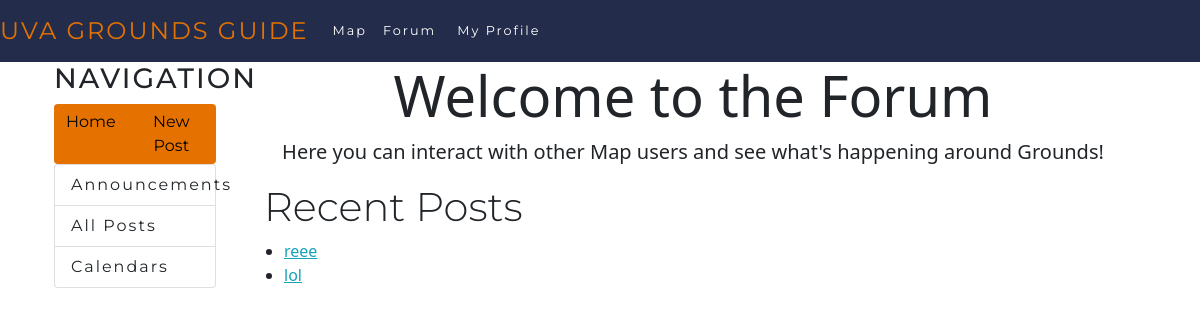
Before: /forum/ (signed in) with the older database file.
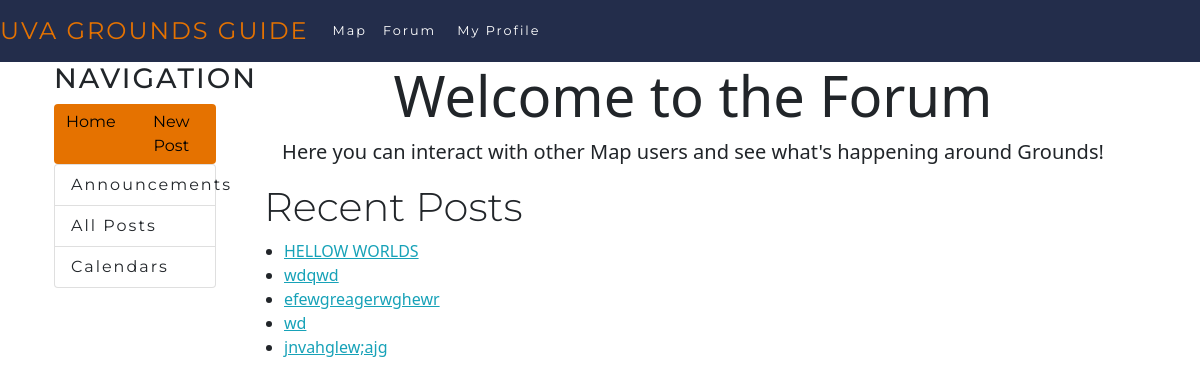
After: the same page with the newer database file.
### forum/models.py (models this page shows, shortened)
class Post(models.Model):
    title = models.CharField(max_length=200)
    detail = models.TextField()
    pub_date = models.DateTimeField(auto_now_add=True)

### forum/views.py (the view)
# urls.py: 2. Add a URL to urlpatterns:  path('', views.home, name='home')
def home(request):
    latest_posts = Post.objects.order_by('-pub_date')[:5]
    context={
        'latest_posts': latest_posts
    }
    return render(request, 'forum/index.html', context)

### forum/templates/forum/index.html (shortened to what this page needs)
{% extends "forum/base.html" %}
{% load socialaccount %}
{% load static %}
{% block body %}
<center>
    <div class="container">
        <h1 class=display-4>Welcome to the Forum</h1>
        <p class=lead>Here you can interact with other Map users and see what's happening around Grounds!</p>
    </div>
</center>
<div class="container">
    <h2 class=display-6>Recent Posts</h2>
    {% if latest_posts %}
    <ul>
    {% for post in latest_posts %}
        <li><a href="/forum/{{ post.id }}/">{{ post.title }}</a></li>
    {% endfor %}
    </ul>
    {% else %}
        <p>No posts are available.</p>
    {% endif %}
</div>
{% endblock %}

Changed rows visible on the page:
no longer on this page (row unchanged): Post: title "reee"
no longer on this page (row unchanged): Post: title "lol"
added Post: title "HELLOW WORLDS"
added Post: title "wdqwd"
added Post: title "efewgreagerwghewr"
added Post: title "wd"
added Post: title "jnvahglew;ajg"
